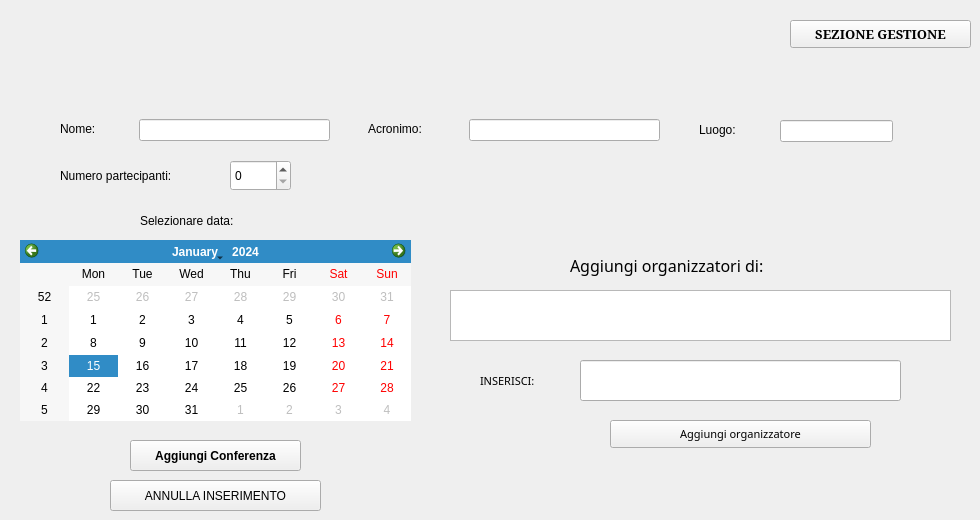
      <widget class="QWidget" name="SezioneConferenza">
       <attribute name="title">
        <string>Conferenza</string>
       </attribute>
       <widget class="QLabel" name="label_7">
        <property name="geometry">
         <rect>
          <x>368</x>
          <y>120</y>
          <width>67</width>
          <height>18</height>
         </rect>
        </property>
        <property name="font">
         <font>
          <pointsize>9</pointsize>
          <weight>50</weight>
          <bold>false</bold>
         </font>
        </property>
        <property name="text">
         <string>Acronimo:</string>
        </property>
       </widget>
       <widget class="QLineEdit" name="nomeConferenza">
        <property name="geometry">
         <rect>
          <x>139</x>
          <y>119</y>
          <width>191</width>
          <height>22</height>
         </rect>
        </property>
       </widget>
       <widget class="QLabel" name="label_8">
        <property name="geometry">
         <rect>
          <x>699</x>
          <y>119</y>
          <width>51</width>
          <height>21</height>
         </rect>
        </property>
        <property name="font">
         <font>
          <pointsize>9</pointsize>
          <weight>50</weight>
          <bold>false</bold>
         </font>
        </property>
        <property name="text">
         <string>Luogo:</string>
        </property>
       </widget>
       <widget class="QLineEdit" name="luogoConferenza">
        <property name="geometry">
         <rect>
          <x>780</x>
          <y>120</y>
          <width>113</width>
          <height>22</height>
         </rect>
        </property>
       </widget>
       <widget class="QLineEdit" name="acronimoConferenza">
        <property name="geometry">
         <rect>
          <x>469</x>
          <y>119</y>
          <width>191</width>
          <height>22</height>
         </rect>
        </property>
       </widget>
       <widget class="QLabel" name="label_10">
        <property name="geometry">
         <rect>
          <x>60</x>
          <y>120</y>
          <width>44</width>
          <height>18</height>
         </rect>
        </property>
        <property name="font">
         <font>
          <pointsize>9</pointsize>
          <weight>50</weight>
          <bold>false</bold>
         </font>
        </property>
        <property name="text">
         <string>Nome:</string>
        </property>
       </widget>
       <widget class="QLabel" name="label_11">
        <property name="geometry">
         <rect>
          <x>60</x>
          <y>160</y>
          <width>171</width>
          <height>31</height>
         </rect>
        </property>
        <property name="text">
         <string>Numero partecipanti:</string>
        </property>
       </widget>
       <widget class="QSpinBox" name="numeroPartecipanti">
        <property name="geometry">
         <rect>
          <x>230</x>
          <y>160</y>
          <width>61</width>
          <height>31</height>
         </rect>
        </property>
        <property name="maximum">
         <number>9999</number>
        </property>
       </widget>
       <widget class="QCalendarWidget" name="dataConferenza">
        <property name="geometry">
         <rect>
          <x>20</x>
          <y>240</y>
          <width>391</width>
          <height>181</height>
         </rect>
        </property>
        <property name="font">
         <font>
          <pointsize>9</pointsize>
          <weight>50</weight>
          <bold>false</bold>
         </font>
        </property>
        <property name="cursor">
         <cursorShape>CrossCursor</cursorShape>
        </property>
       </widget>
       <widget class="QLabel" name="inserimentoDati2">
        <property name="geometry">
         <rect>
          <x>50</x>
          <y>40</y>
          <width>451</width>
          <height>61</height>
         </rect>
        </property>
        <property name="font">
         <font>
          <family>Stencil</family>
          <pointsize>24</pointsize>
          <weight>50</weight>
          <bold>false</bold>
         </font>
        </property>
        <property name="text">
         <string/>
        </property>
        <property name="pixmap">
         <pixmap resource="Risorse.qrc">:/img/img/inserimento_dati.png</pixmap>
        </property>
       </widget>
       <widget class="QLabel" name="label_12">
        <property name="geometry">
         <rect>
          <x>140</x>
          <y>210</y>
          <width>131</width>
          <height>21</height>
         </rect>
        </property>
        <property name="text">
         <string>Selezionare data:</string>
        </property>
       </widget>
       <widget class="QPushButton" name="bottoneConferenze">
        <property name="geometry">
         <rect>
          <x>130</x>
          <y>440</y>
          <width>171</width>
          <height>31</height>
         </rect>
        </property>
        <property name="font">
         <font>
          <pointsize>9</pointsize>
          <weight>75</weight>
          <bold>true</bold>
         </font>
        </property>
        <property name="text">
         <string>Aggiungi Conferenza</string>
        </property>
       </widget>
       <widget class="QListWidget" name="listaOrg">
        <property name="geometry">
         <rect>
          <x>450</x>
          <y>290</y>
          <width>501</width>
          <height>51</height>
         </rect>
        </property>
        <property name="font">
         <font>
          <pointsize>8</pointsize>
          <weight>50</weight>
          <italic>true</italic>
          <bold>false</bold>
         </font>
        </property>
       </widget>
       <widget class="QLabel" name="label_13">
        <property name="geometry">
         <rect>
          <x>570</x>
          <y>250</y>
          <width>261</width>
          <height>31</height>
         </rect>
        </property>
        <property name="font">
         <font>
          <family>8514oem</family>
          <pointsize>12</pointsize>
          <weight>50</weight>
          <bold>false</bold>
          <underline>false</underline>
         </font>
        </property>
        <property name="text">
         <string>Aggiungi organizzatori di:</string>
        </property>
       </widget>
       <widget class="QLabel" name="label_14">
        <property name="geometry">
         <rect>
          <x>480</x>
          <y>360</y>
          <width>91</width>
          <height>41</height>
         </rect>
        </property>
        <property name="font">
         <font>
          <family>8514oem</family>
          <pointsize>8</pointsize>
          <weight>50</weight>
          <bold>false</bold>
         </font>
        </property>
        <property name="text">
         <string>INSERISCI:</string>
        </property>
       </widget>
       <widget class="QPushButton" name="bottoneOrganizzatori">
        <property name="geometry">
         <rect>
          <x>610</x>
          <y>420</y>
          <width>261</width>
          <height>28</height>
         </rect>
        </property>
        <property name="font">
         <font>
          <family>8514oem</family>
          <pointsize>8</pointsize>
          <weight>50</weight>
          <bold>false</bold>
         </font>
        </property>
        <property name="text">
         <string>Aggiungi organizzatore</string>
        </property>
       </widget>
       <widget class="QLineEdit" name="organizzatore">
        <property name="geometry">
         <rect>
          <x>580</x>
          <y>360</y>
          <width>321</width>
          <height>41</height>
         </rect>
        </property>
        <property name="font">
         <font>
          <pointsize>12</pointsize>
          <weight>50</weight>
          <bold>false</bold>
         </font>
        </property>
       </widget>
       <widget class="QPushButton" name="annullaConferenza">
        <property name="geometry">
         <rect>
          <x>110</x>
          <y>480</y>
          <width>211</width>
          <height>31</height>
         </rect>
        </property>
        <property name="text">
         <string>ANNULLA INSERIMENTO</string>
        </property>
       </widget>
       <widget class="QPushButton" name="homeGestore_4">
        <property name="geometry">
         <rect>
          <x>790</x>
          <y>20</y>
          <width>181</width>
          <height>28</height>
         </rect>
        </property>
        <property name="font">
         <font>
          <family>MS Serif</family>
          <pointsize>10</pointsize>
          <weight>75</weight>
          <bold>true</bold>
         </font>
        </property>
        <property name="text">
         <string>SEZIONE GESTIONE</string>
        </property>
       </widget>
      </widget>
